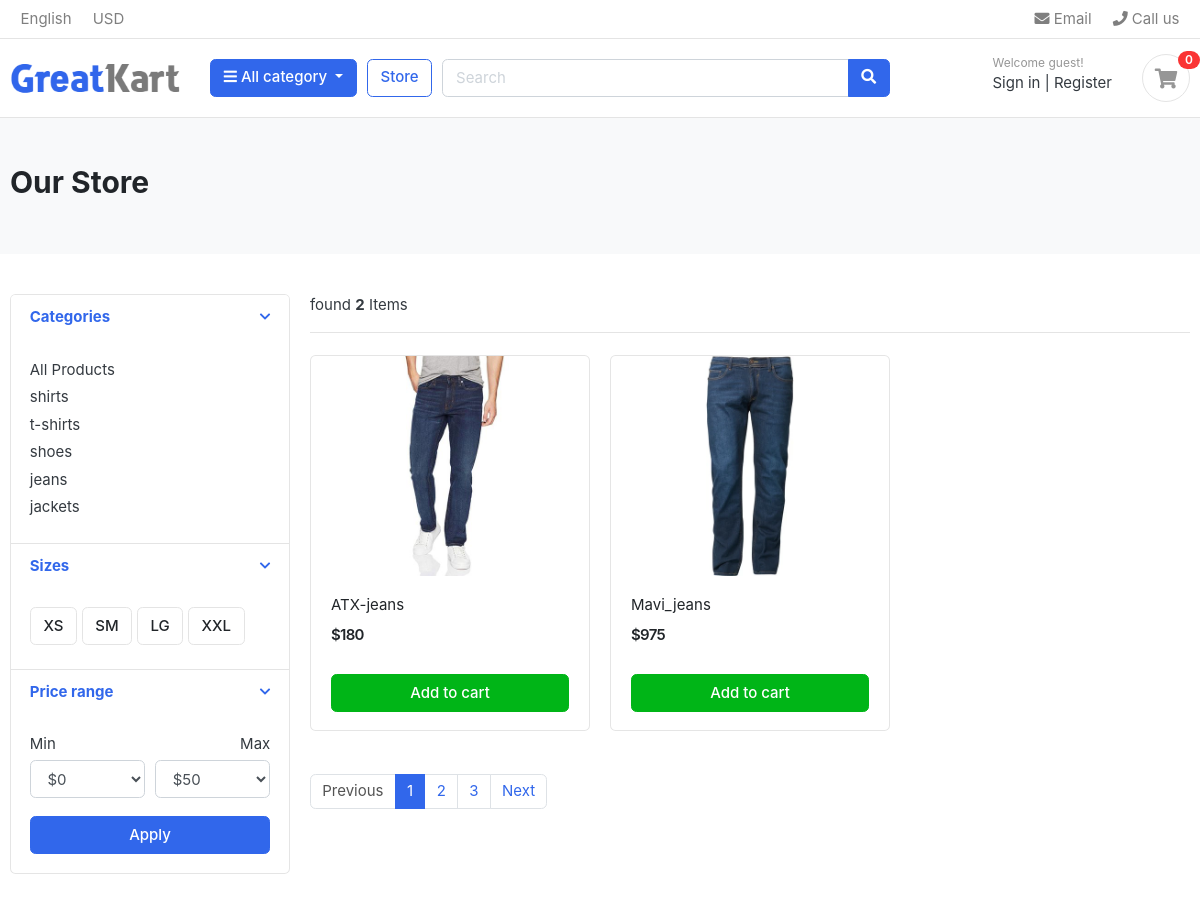
/store/jeans/, run on the app's committed database.
### category/models.py (models this page shows, shortened)
class Category(models.Model):
    category_name = models.CharField(max_length=50, unique=True)
    slug = models.SlugField(max_length=100, unique=True)
    description = models.TextField(max_length=255, blank=True)
    cat_image = models.ImageField(upload_to='photos/categories', blank=True)
    class Meta:
        verbose_name = 'category'
        verbose_name_plural = 'categories'
    def get_url(self):
        return reverse('products_by_category', args=[self.slug])

### store/models.py (models this page shows, shortened)
class Product(models.Model):
    product_name = models.CharField(max_length=200, unique=True)
    slug = models.SlugField(max_length=200, unique=True)
    description = models.TextField(max_length=500, blank=True)
    price = models.IntegerField()
    images = models.ImageField(upload_to='photos/products')
    stock = models.IntegerField()
    is_available = models.BooleanField(default=True)
    category = models.ForeignKey(Category, on_delete=models.CASCADE)
    created_date = models.DateTimeField(auto_now_add=True)
    modified_date = models.DateTimeField(auto_now=True)
    def get_url(self):
        return reverse('product_detail', args=[self.category.slug, self.slug])

### store/views.py (the view)
# urls.py: path('store/',include('store.urls')),
def store(request, category_slug=None):
    categories = None
    products = None
    if category_slug != None:
        categories = get_object_or_404(Category, slug=category_slug)
        products = Product.objects.filter(
            category=categories,
            is_available=True
        )
        product_count = products.count()
    else:
        products = Product.objects.all().filter(is_available=True)
        product_count = products.count()
    context = {
        'products': products,
        'product_count': product_count,
    }
    return render(request, 'store/store.html', context)

### category/context_processors.py (called while the page is built)
def menu_links(request):
    links = Category.objects.all()
    return dict(links=links)

### templates/store/store.html (shortened to what this page needs)
{%extends 'base.html'%}
{%load static%}
{%block content%}
<section class="section-pagetop bg">
<div class="container">
	<h2 class="title-page">Our Store</h2>
</div>
</section>
<section class="section-content padding-y">
<div class="container">
<div class="row">
	<aside class="col-md-3">
<div class="card">
	<article class="filter-group">
		<header class="card-header">
			<a href="#" data-toggle="collapse" data-target="#collapse_1" aria-expanded="true" class="">
				<i class="icon-control fa fa-chevron-down"></i>
				<h6 class="title">Categories</h6>
			</a>
		</header>
		<div class="filter-content collapse show" id="collapse_1" style="">
			<div class="card-body">
				<ul class="list-menu">
    <li><a href="{% url 'store' %}">All Products</a></li>
    {% for category in links %}
        <li>
            <a href="{{ category.get_url }}">{{ category.category_name }}</a>
        </li>
    {% endfor %}
				</ul>
			</div>
		</div>
	</article>
	<article class="filter-group">
		<header class="card-header">
			<a href="#" data-toggle="collapse" data-target="#collapse_4" aria-expanded="true" class="">
				<i class="icon-control fa fa-chevron-down"></i>
				<h6 class="title">Sizes </h6>
			</a>
		</header>
		<div class="filter-content collapse show" id="collapse_4" style="">
			<div class="card-body">
			  <label class="checkbox-btn">
			    <span class="btn btn-light"> XS </span>
			  </label>
			  <label class="checkbox-btn">
			    <span class="btn btn-light"> SM </span>
			  </label>
			  <label class="checkbox-btn">
			    <span class="btn btn-light"> LG </span>
			  </label>
			  <label class="checkbox-btn">
			    <span class="btn btn-light"> XXL </span>
			  </label>
		</div>
		</div>
	</article>
	<article class="filter-group">
		<header class="card-header">
			<a href="#" data-toggle="collapse" data-target="#collapse_3" aria-expanded="true" class="">
				<i class="icon-control fa fa-chevron-down"></i>
				<h6 class="title">Price range </h6>
			</a>
		</header>
		<div class="filter-content collapse show" id="collapse_3" style="">
			<div class="card-body">
				<div class="form-row">
				<div class="form-group col-md-6">
				  <label>Min</label>
				  	<select class="mr-2 form-control">
						<option value="0">$0</option>
					</select>
				</div>
				<div class="form-group text-right col-md-6">
				  <label>Max</label>
				  	<select class="mr-2 form-control">
						<option value="50">$50</option>
					</select>
				</div>
				</div>
				<button class="btn btn-block btn-primary">Apply</button>
			</div>
		</div>
	</article>
</div>
	</aside>
	<main class="col-md-9">
<header class="border-bottom mb-4 pb-3">
    <div class="form-inline">
        <span class="mr-md-auto">
    found <b>{{ product_count }}</b> Items
</span>
    </div>
</header>
<div class="row">
    {%for product in products%}
	<div class="col-md-4">
		<figure class="card card-product-grid">
			<div class="img-wrap">
				<a href="{{product.get_url}}"><img src="{{product.images.url}}"></a>
			</div>
			<figcaption class="info-wrap">
				<div class="fix-height">
					<a href="{{product.get_url}}" class="title">{{product.product_name}}</a>
					<div class="price-wrap mt-2">
						<span class="price">${{product.price}}</span>
					</div>
				</div>
				<a href="#" class="btn btn-block btn-success">Add to cart </a>
			</figcaption>
		</figure>
	</div>
    {%endfor%}
</div>
<nav class="mt-4" aria-label="Page navigation sample">
  <ul class="pagination">
    <li class="page-item disabled"><a class="page-link" href="#">Previous</a></li>
    <li class="page-item active"><a class="page-link" href="#">1</a></li>
    <li class="page-item"><a class="page-link" href="#">2</a></li>
    <li class="page-item"><a class="page-link" href="#">3</a></li>
    <li class="page-item"><a class="page-link" href="#">Next</a></li>
  </ul>
</nav>
	</main>
</div>
</div>
</section>
{%endblock%}

### greatkart/static/css/ui.css (style rules this page uses)
html { font-family: "Inter", sans-serif; font-size: 15px; }
.img-wrap { text-align: center; display: block; }
.img-wrap img { max-width: 100%; }
.price-wrap { letter-spacing: -0.7px; }
.padding-y { padding-top: 40px; padding-bottom: 40px; }
figure { margin-bottom: 0; }
article:after, .form-group:after { display: block; clear: both; content: ""; }
.bg { background-color: #f8f9fa; }
.title-page { color: #212529; }
.btn-light { background-color: #fff; border-color: #e4e4e4; }
[class*=list-] li:after { visibility: hidden; display: block; content: ""; overflow: hidden; height: 0; clear: both; }
.list-menu { list-style: none; margin: 0; padding-left: 0; }
.list-menu li { margin-bottom: 5px; }
.list-menu a { color: #343a40; }
[class*=card-product] a.title { color: #212529; display: block; }
[class*=card-product] .img-wrap { overflow: hidden; position: relative; }
[class*=card-product] .img-wrap img { height: 100%; max-width: 100%; width: auto; display: inline-block; -o-object-fit: cover; object-fit: cover; }
.card-product-grid { margin-bottom: 20px; }
.card-product-grid .img-wrap { border-radius: 0.2rem 0.2rem 0 0; height: 220px; }
.card-product-grid .info-wrap { overflow: hidden; padding: 18px 20px; }
.card-product-grid .fix-height { height: 80px; overflow: hidden; }
.card .img-wrap { overflow: hidden; }
.price { font-weight: 600; color: #212529; }
.icon-control { margin-top: 5px; float: right; font-size: 80%; }
.card-header .title { margin-bottom: 0; line-height: 1.5; }
.filter-group { border-bottom: 1px solid #e4e4e4; }
.filter-group .card-header { border-bottom: 0; }
.filter-group:last-child { border-bottom: 0; }
.checkbox-btn { position: relative; }
.section-pagetop { padding: 45px 0; }

### data on the page
Category: category_name "shirts"
Category: category_name "t-shirts"
Category: category_name "shoes"
Category: category_name "jeans"
Category: category_name "jackets"
Product: images (picture), product_name "ATX-jeans", price "180"
Product: images (picture), product_name "Mavi_jeans", price "975"

### other printed values
{{ product_count }} "2"
